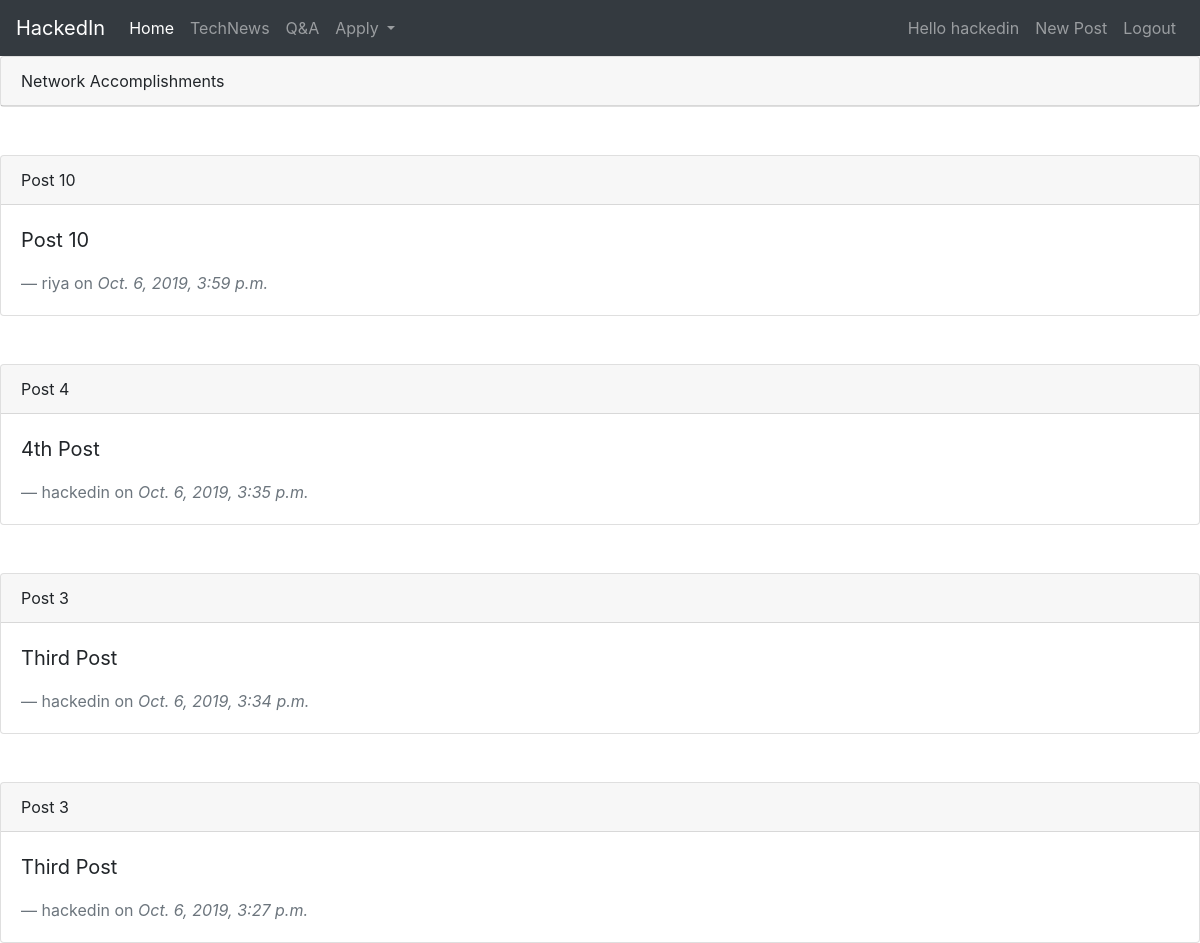
The app's page /community/ (signed in) with its own data.
### hub/models.py (models this page shows, shortened)
class Accomplishment(models.Model):
	title = models.CharField(max_length = 100)
	content = models.TextField()
	date_posted = models.DateTimeField(default=timezone.now)
	author = models.ForeignKey(User,on_delete=models.CASCADE)

### hub/views.py (the view)
# urls.py: path('',PostListView.as_view(),name='network'),
class PostListView(LoginRequiredMixin,ListView):
	model = Accomplishment
	template_name = 'hub/network.html' #<app>/<model>_<viewtype>.html
	context_object_name = 'accomplishments'
	ordering = ['-date_posted']
	paginate_by = 4

### hub/templates/hub/network.html (shortened to what this page needs)
<html>
  <head>
    <link rel="stylesheet" href="https://use.fontawesome.com/releases/v5.8.1/css/all.css">
    <link rel="stylesheet" href="https://stackpath.bootstrapcdn.com/bootstrap/4.3.1/css/bootstrap.min.css">
  </head>
{% extends 'hub/navbar.html' %}
{% block body %}
  <body style="background-image : url('https://png.pngtree.com/thumb_back/fw800/background/20190221/ourmid/pngtree-tech-line-background-simple-technology-business-image_22774.jpg')">
<div class="card">
  <p class="card-header">Network Accomplishments</p>
</div>
{% for accomplishment in accomplishments %}
<br/><br/>
<div class="card">
  <div class="card-header">
    {{accomplishment.title}}
  </div>
  <div class="card-body">
    <blockquote class="blockquote mb-0">
      <p>{{accomplishment.content}}</p>
      <footer class="blockquote-footer">{{accomplishment.author}} on <cite title="Source Title">{{accomplishment.date_posted}}</cite></footer>
    </blockquote>
  </div>
</div>
{%endfor%}
</body>
{% endblock %}

### hub/templates/hub/navbar.html (shortened to what this page needs)
<nav class="navbar navbar-expand-lg navbar-dark bg-dark">
  			<a class="navbar-brand" href="#">HackedIn</a>
			  <div class="collapse navbar-collapse" id="navbarSupportedContent">
			    <ul class="navbar-nav mr-auto">
			      <li class="nav-item active">
			        <a class="nav-link" href="#">Home</a>
			      </li>
			      <li class="nav-item">
			        <a class="nav-link" href="#"><span class="sr-only">(current)</span>TechNews</a>
			      </li>
			      <li class="nav-item">
			        <a class="nav-link" href="#">Q&A</a>
			      </li>
			      <li class="nav-item dropdown">
			        <a class="nav-link dropdown-toggle" href="#" id="navbarDropdown" role="button" data-toggle="dropdown" aria-haspopup="true" aria-expanded="false">
			          Apply
			        </a>
			      </li>
			    </ul>
			    <div class="navbar-nav">
			    	{% if user.is_authenticated %}
			    	<a class="nav-item nav-link" href="{% url 'profile' %}">Hello {{user.username}}</a>
			    	<a class="nav-item nav-link" href="{% url 'network-create' %}">New Post</a>
			    	<a class="nav-item nav-link" href="{% url 'logout' %}">Logout</a>
			    	{% else %}
			    	<a class="nav-item nav-link" href="{% url 'login' %}">Login</a>
			    	<a class="nav-item nav-link" href="{% url 'register' %}">Register</a>
			    	{% endif %}
		</nav>
{% block body %}
{% endblock %}

### records on screen
Accomplishment: title "Post 10", content "Post 10", author "riya", date_posted "Oct. 6, 2019, 3:59 p.m."
Accomplishment: title "Post 4", content "4th Post", author "hackedin", date_posted "Oct. 6, 2019, 3:35 p.m."
Accomplishment: title "Post 3", content "Third Post", author "hackedin", date_posted "Oct. 6, 2019, 3:34 p.m."
Accomplishment: title "Post 3", content "Third Post", author "hackedin", date_posted "Oct. 6, 2019, 3:27 p.m."

### other values on screen
{{ user.username }} "hackedin"
